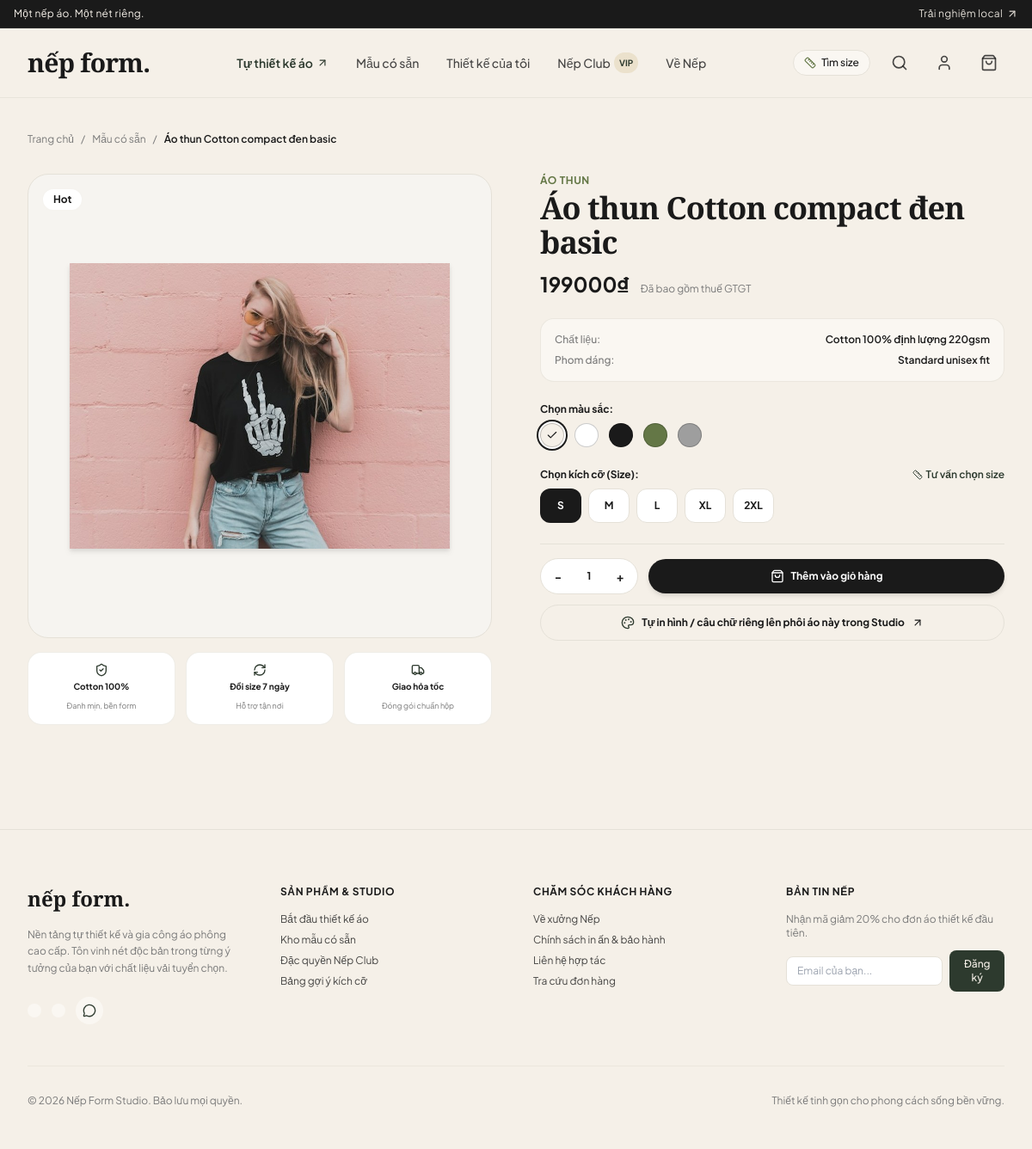
Page /san-pham/ao-thun-cotton-den/ on the committed database.
### apps/products/models.py (models this page shows, shortened)
class Product(TimeStampedModel):
    product_type = models.ForeignKey(ProductType, on_delete=models.CASCADE, related_name="products", verbose_name="Loại sản phẩm")
    name = models.CharField(max_length=200, verbose_name="Tên sản phẩm")
    slug = models.SlugField(max_length=220, unique=True, blank=True)
    base_price = models.DecimalField(max_digits=12, decimal_places=0, verbose_name="Giá cơ bản (VNĐ)")
    fabric_info = models.CharField(max_length=200, default="Cotton 100% (định lượng 240gsm)", verbose_name="Chất liệu vải")
    fit_type = models.CharField(max_length=100, default="Phối unisex", verbose_name="Phom dáng")
    description = models.TextField(blank=True, verbose_name="Mô tả sản phẩm")
    badge = models.CharField(max_length=50, blank=True, verbose_name="Huy hiệu (VD: Mới)")
    color_hex = models.CharField(max_length=20, blank=True, default="#F5F0E8", verbose_name="Mã màu đại diện")
    thumbnail_url = models.TextField(blank=True, verbose_name="Ảnh đại diện trực tiếp hoặc Data URL")
    thumbnail_image = models.ImageField(upload_to="products/", blank=True, null=True, verbose_name="Hoặc tải file ảnh lên")
    is_featured = models.BooleanField(default=False, verbose_name="Nổi bật trang chủ")
    is_active = models.BooleanField(default=True, verbose_name="Đang bán")
    def get_main_image(self):
        if self.thumbnail_url:
            return self.thumbnail_url
    class Meta:
        verbose_name = "Sản phẩm"
        verbose_name_plural = "Danh mục sản phẩm"

class ProductType(TimeStampedModel):
    name = models.CharField(max_length=100, verbose_name="Loại sản phẩm")
    slug = models.SlugField(max_length=120, unique=True, blank=True)
    description = models.TextField(blank=True, verbose_name="Mô tả")
    display_order = models.PositiveIntegerField(default=0, verbose_name="Thứ tự hiển thị")
    is_studio_form = models.BooleanField(default=False, verbose_name="Phôi dùng cho Studio")
    is_active = models.BooleanField(default=True, verbose_name="Kích hoạt")
    class Meta:
        verbose_name = "Loại sản phẩm"
        verbose_name_plural = "Các loại sản phẩm"
        ordering = ['display_order', 'name']

class Color(TimeStampedModel):
    name = models.CharField(max_length=50, verbose_name="Tên màu")
    hex_code = models.CharField(max_length=10, verbose_name="Mã màu HEX (VD: #F5F0E8)")
    display_order = models.PositiveIntegerField(default=0, verbose_name="Thứ tự")
    class Meta:
        verbose_name = "Màu sắc"
        verbose_name_plural = "Bảng màu"
        ordering = ['display_order', 'name']

class Size(TimeStampedModel):
    name = models.CharField(max_length=20, verbose_name="Tên size (S, M, L, XL...)")
    display_order = models.PositiveIntegerField(default=0, verbose_name="Thứ tự")
    class Meta:
        verbose_name = "Kích cỡ"
        verbose_name_plural = "Kích cỡ (Size)"
        ordering = ['display_order']

### apps/products/views.py (the view)
# urls.py: path('san-pham/<slug:slug>/', views.product_detail_view, name='detail'),
def product_detail_view(request, slug):
    product = get_object_or_404(Product, slug=slug, is_active=True)
    colors = Color.objects.filter(productvariant__product=product).distinct()
    if not colors.exists():
        colors = Color.objects.all().order_by('display_order')[:5]
    sizes = Size.objects.filter(productvariant__product=product).distinct()
    if not sizes.exists():
        sizes = Size.objects.all().order_by('display_order')[:5]
    print_zones = PrintZone.objects.filter(product_type=product.product_type)
    variants = product.variants.select_related('color', 'size').all()
    variant_stock_map = {f"{v.color_id}_{v.size_id}": v.stock_quantity for v in variants}
    return render(request, 'products/detail.html', {
        'product': product,
        'colors': colors,
        'sizes': sizes,
        'print_zones': print_zones,
        'variant_stock_map': variant_stock_map,
    })

### apps/core/context_processors.py (called while the page is built)
def global_context(request):
    cart_count = 0
    if hasattr(request, 'session'):
        from cart.models import Cart
        cart = None
        if request.user.is_authenticated:
            cart = Cart.objects.filter(user=request.user).first()
        elif request.session.session_key:
            cart = Cart.objects.filter(session_key=request.session.session_key).first()
        if cart:
            cart_count = cart.items.count()
    return {
        'SITE_NAME': 'Nếp Form',
        'SITE_TAGLINE': 'Xưởng áo của bạn',
        'CART_ITEMS_COUNT': cart_count,
    }

### templates/products/detail.html (shortened to what this page needs)
{% extends 'base.html' %}
{% load static %}
{% block content %}
<div class="max-w-7xl mx-auto px-4 sm:px-6 lg:px-8 py-10" x-data="{
    selectedColor: '{{ colors.0.id }}',
    selectedSize: '{{ sizes.0.name|default:'M' }}',
    quantity: 1,
    adding: false,
    addedMessage: false
}">
  <nav class="flex items-center gap-2 text-xs text-nep-gray mb-8">
    <a href="{% url 'core:home' %}" class="hover:text-nep-dark transition">Trang chủ</a>
    <span>/</span>
    <a href="{% url 'products:catalog' %}" class="hover:text-nep-dark transition">Mẫu có sẵn</a>
    <span>/</span>
    <span class="text-nep-dark font-semibold">{{ product.name }}</span>
  </nav>
  <div class="grid grid-cols-1 md:grid-cols-12 gap-10 lg:gap-14 items-start">
    <div class="md:col-span-6 lg:col-span-6">
      <div class="aspect-4/3 sm:aspect-square bg-[#F6F4F0] rounded-3xl p-8 sm:p-12 relative flex items-center justify-center border border-nep-grayLight shadow-xs">
        {% if product.badge %}
          <span class="absolute top-4 left-4 bg-white text-nep-dark text-xs font-bold px-3 py-1 rounded-full shadow-xs border border-nep-grayLight/40">
            {{ product.badge }}
          </span>
        {% endif %}
        <img src="{{ product.get_main_image }}" alt="{{ product.name }}" class="max-h-full max-w-full object-contain drop-shadow-md">
      </div>
      <div class="grid grid-cols-3 gap-3 mt-4 text-center">
        <div class="bg-white p-3 rounded-2xl border border-nep-grayLight/60">
          <i data-lucide="shield-check" class="w-4 h-4 mx-auto mb-1 text-nep-green"></i>
          <span class="text-[10px] font-bold text-nep-dark block">Cotton 100%</span>
          <span class="text-[9px] text-nep-gray">Đanh mịn, bền form</span>
        </div>
        <div class="bg-white p-3 rounded-2xl border border-nep-grayLight/60">
          <i data-lucide="refresh-cw" class="w-4 h-4 mx-auto mb-1 text-nep-green"></i>
          <span class="text-[10px] font-bold text-nep-dark block">Đổi size 7 ngày</span>
          <span class="text-[9px] text-nep-gray">Hỗ trợ tận nơi</span>
        </div>
        <div class="bg-white p-3 rounded-2xl border border-nep-grayLight/60">
          <i data-lucide="truck" class="w-4 h-4 mx-auto mb-1 text-nep-green"></i>
          <span class="text-[10px] font-bold text-nep-dark block">Giao hỏa tốc</span>
          <span class="text-[9px] text-nep-gray">Đóng gói chuẩn hộp</span>
        </div>
      </div>
    </div>
    <div class="md:col-span-6 lg:col-span-6 space-y-6">
      <div>
        <span class="text-xs font-bold text-nep-greenMuted uppercase tracking-wider block mb-1">{{ product.product_type.name }}</span>
        <h1 class="text-3xl sm:text-4xl font-serif font-bold text-nep-dark tracking-tight">{{ product.name }}</h1>
        <div class="mt-3 flex items-baseline gap-3">
          <span class="text-2xl font-bold text-nep-dark">{{ product.base_price|floatformat:0 }}₫</span>
          <span class="text-xs text-nep-gray">Đã bao gồm thuế GTGT</span>
        </div>
      </div>
      <div class="p-4 bg-nep-creamLight rounded-2xl border border-nep-grayLight/70 space-y-2 text-xs">
        <div class="flex items-center justify-between">
          <span class="text-nep-gray font-medium">Chất liệu:</span>
          <span class="text-nep-dark font-semibold">{{ product.fabric_info }}</span>
        </div>
        <div class="flex items-center justify-between">
          <span class="text-nep-gray font-medium">Phom dáng:</span>
          <span class="text-nep-dark font-semibold">{{ product.fit_type }}</span>
        </div>
      </div>
      {% if colors %}
        <div class="space-y-2">
          <label class="text-xs font-bold text-nep-dark block">Chọn màu sắc:</label>
          <div class="flex items-center gap-3">
            {% for c in colors %}
              <button type="button" @click="selectedColor = '{{ c.id }}'" :class="selectedColor == '{{ c.id }}' ? 'ring-2 ring-nep-dark ring-offset-2' : ''" class="w-7 h-7 rounded-full border border-black/20 flex items-center justify-center transition shadow-xs" style="background-color: {{ c.hex_code }};" title="{{ c.name }}">
                <i x-show="selectedColor == '{{ c.id }}'" data-lucide="check" class="w-3.5 h-3.5 {% if c.hex_code == '#FFFFFF' or c.hex_code == '#F5F0E8' %}text-nep-dark{% else %}text-white{% endif %}"></i>
              </button>
            {% endfor %}
          </div>
        </div>
      {% endif %}
      {% if sizes %}
        <div class="space-y-2">
          <div class="flex items-center justify-between">
            <label class="text-xs font-bold text-nep-dark">Chọn kích cỡ (Size):</label>
            <button type="button" @click="$dispatch('open-size-modal')" class="text-xs font-semibold text-nep-green hover:underline flex items-center gap-1">
              <i data-lucide="ruler" class="w-3 h-3"></i> <span>Tư vấn chọn size</span>
            </button>
          </div>
          <div class="flex flex-wrap items-center gap-2">
            {% for s in sizes %}
              <button type="button" @click="selectedSize = '{{ s.name }}'" :class="selectedSize === '{{ s.name }}' ? 'bg-nep-dark text-white' : 'bg-white hover:bg-nep-cream text-nep-dark border border-nep-grayLight'" class="w-12 h-10 rounded-xl text-xs font-bold transition flex items-center justify-center">
                {{ s.name }}
              </button>
            {% endfor %}
          </div>
        </div>
      {% endif %}
      <div class="pt-4 border-t border-nep-grayLight space-y-3">
        <div class="flex items-center gap-3">
          <div class="flex items-center bg-white border border-nep-grayLight rounded-full p-1">
            <button type="button" @click="if (quantity > 1) quantity--" class="w-8 h-8 rounded-full flex items-center justify-center hover:bg-nep-cream text-nep-dark transition font-bold text-sm">-</button>
            <span class="w-10 text-center font-bold text-xs" x-text="quantity"></span>
            <button type="button" @click="quantity++" class="w-8 h-8 rounded-full flex items-center justify-center hover:bg-nep-cream text-nep-dark transition font-bold text-sm">+</button>
          </div>
          <button type="button" @click="
            adding = true;
            fetch('{% url 'cart:api_add' %}', {
              method: 'POST',
              headers: { 'Content-Type': 'application/json', 'X-CSRFToken': '{{ csrf_token }}' },
              body: JSON.stringify({ product_id: {{ product.id }}, color_id: selectedColor, size_name: selectedSize, quantity: quantity })
            }).then(r => r.json()).then(data => {
              adding = false;
              addedMessage = true;
              setTimeout(() => addedMessage = false, 3000);
            }).catch(() => { adding = false; });
          " class="flex-grow bg-nep-dark hover:bg-nep-darkSoft text-white py-3 px-6 rounded-full font-bold text-xs shadow-md transition flex items-center justify-center gap-2">
            <i data-lucide="shopping-bag" class="w-4 h-4"></i>
            <span x-show="!adding">Thêm vào giỏ hàng</span>
          </button>
        </div>
        <a href="{% url 'studio:index' %}" class="w-full bg-nep-cream hover:bg-white text-nep-dark border border-nep-grayLight py-3 px-6 rounded-full font-bold text-xs transition flex items-center justify-center gap-2 shadow-2xs">
          <i data-lucide="palette" class="w-4 h-4 text-nep-green"></i>
          <span>Tự in hình / câu chữ riêng lên phôi áo này trong Studio</span>
          <i data-lucide="arrow-up-right" class="w-3.5 h-3.5"></i>
        </a>
      </div>
    </div>
  </div>
</div>
{% endblock %}

### templates/base.html (style rules this page uses)
body { background-color: #F5F0E8; color: #1A1A1A; }

### rows in the picture
Product: name "Áo thun Cotton compact đen basic", badge "Hot", get_main_image (picture), product_type.name "ÁO THUN", base_price "199000", fabric_info "Cotton 100% định lượng 220gsm", fit_type "Standard unisex fit"
Size: name "S"
Size: name "M"
Size: name "L"
Size: name "XL"
Size: name "2XL"
